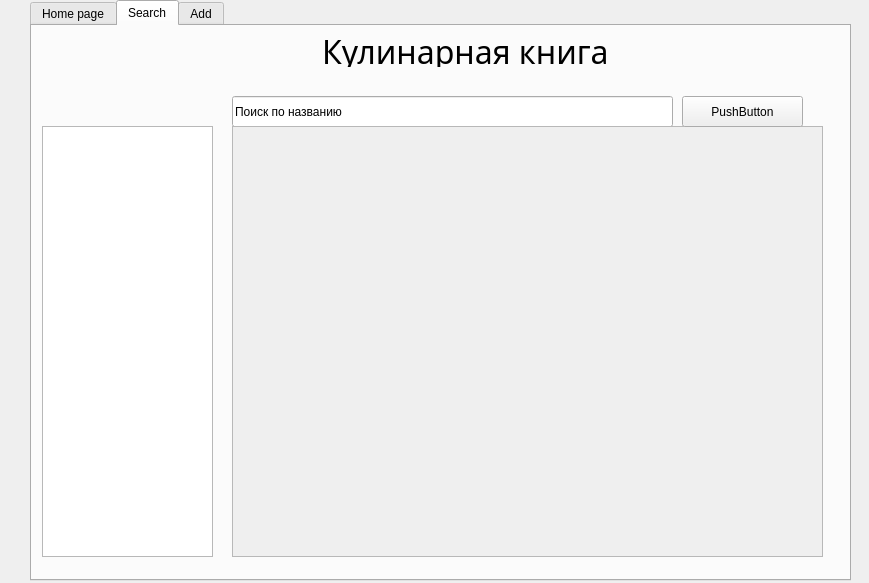
<?xml version="1.0" encoding="UTF-8"?>
<ui version="4.0">
 <class>MainWindow</class>
 <widget class="QMainWindow" name="MainWindow">
  <property name="geometry">
   <rect>
    <x>0</x>
    <y>0</y>
    <width>869</width>
    <height>583</height>
   </rect>
  </property>
  <property name="windowTitle">
   <string>MainWindow</string>
  </property>
  <widget class="QWidget" name="centralWidget">
   <widget class="QTabWidget" name="tabWidget">
    <property name="enabled">
     <bool>true</bool>
    </property>
    <property name="geometry">
     <rect>
      <x>30</x>
      <y>0</y>
      <width>821</width>
      <height>581</height>
     </rect>
    </property>
    <property name="sizePolicy">
     <sizepolicy hsizetype="Fixed" vsizetype="Maximum">
      <horstretch>0</horstretch>
      <verstretch>0</verstretch>
     </sizepolicy>
    </property>
    <property name="contextMenuPolicy">
     <enum>Qt::ActionsContextMenu</enum>
    </property>
    <property name="currentIndex">
     <number>1</number>
    </property>
    <widget class="QWidget" name="startWidget">
     <attribute name="title">
      <string>Home page</string>
     </attribute>
     <widget class="QLabel" name="label_5">
      <property name="geometry">
       <rect>
        <x>190</x>
        <y>10</y>
        <width>441</width>
        <height>71</height>
       </rect>
      </property>
      <property name="font">
       <font>
        <pointsize>36</pointsize>
       </font>
      </property>
      <property name="text">
       <string>Кулинарная книга</string>
      </property>
     </widget>
     <widget class="QLabel" name="label_6">
      <property name="geometry">
       <rect>
        <x>290</x>
        <y>80</y>
        <width>211</width>
        <height>41</height>
       </rect>
      </property>
      <property name="font">
       <font>
        <pointsize>16</pointsize>
       </font>
      </property>
      <property name="text">
       <string>Последние рецепты</string>
      </property>
     </widget>
     <widget class="QScrollArea" name="scrollArea">
      <property name="geometry">
       <rect>
        <x>50</x>
        <y>120</y>
        <width>731</width>
        <height>431</height>
       </rect>
      </property>
      <property name="sizePolicy">
       <sizepolicy hsizetype="Minimum" vsizetype="Minimum">
        <horstretch>0</horstretch>
        <verstretch>0</verstretch>
       </sizepolicy>
      </property>
      <property name="sizeIncrement">
       <size>
        <width>100</width>
        <height>105</height>
       </size>
      </property>
      <property name="focusPolicy">
       <enum>Qt::NoFocus</enum>
      </property>
      <property name="contextMenuPolicy">
       <enum>Qt::NoContextMenu</enum>
      </property>
      <property name="lineWidth">
       <number>20</number>
      </property>
      <property name="horizontalScrollBarPolicy">
       <enum>Qt::ScrollBarAlwaysOff</enum>
      </property>
      <property name="sizeAdjustPolicy">
       <enum>QAbstractScrollArea::AdjustToContentsOnFirstShow</enum>
      </property>
      <property name="widgetResizable">
       <bool>true</bool>
      </property>
      <property name="alignment">
       <set>Qt::AlignCenter</set>
      </property>
      <widget class="QWidget" name="scrollAreaWidgetContents">
       <property name="geometry">
        <rect>
         <x>0</x>
         <y>0</y>
         <width>729</width>
         <height>429</height>
        </rect>
       </property>
       <property name="sizePolicy">
        <sizepolicy hsizetype="Expanding" vsizetype="Expanding">
         <horstretch>0</horstretch>
         <verstretch>0</verstretch>
        </sizepolicy>
       </property>
       <property name="contextMenuPolicy">
        <enum>Qt::NoContextMenu</enum>
       </property>
       <property name="autoFillBackground">
        <bool>true</bool>
       </property>
       <widget class="QWidget" name="verticalLayoutWidget_2">
        <property name="geometry">
         <rect>
          <x>0</x>
          <y>0</y>
          <width>721</width>
          <height>691</height>
         </rect>
        </property>
        <layout class="QVBoxLayout" name="verticalLayout_last_rep">
         <property name="spacing">
          <number>15</number>
         </property>
         <property name="sizeConstraint">
          <enum>QLayout::SetFixedSize</enum>
         </property>
         <property name="leftMargin">
          <number>15</number>
         </property>
         <property name="topMargin">
          <number>10</number>
         </property>
         <property name="rightMargin">
          <number>10</number>
         </property>
         <property name="bottomMargin">
          <number>15</number>
         </property>
        </layout>
       </widget>
      </widget>
     </widget>
    </widget>
    <widget class="QWidget" name="searchWidget">
     <attribute name="title">
      <string>Search</string>
     </attribute>
     <widget class="QLabel" name="label">
      <property name="geometry">
       <rect>
        <x>290</x>
        <y>10</y>
        <width>291</width>
        <height>31</height>
       </rect>
      </property>
      <property name="font">
       <font>
        <family>Poor Richard</family>
        <pointsize>24</pointsize>
        <underline>false</underline>
       </font>
      </property>
      <property name="text">
       <string>Кулинарная книга</string>
      </property>
     </widget>
     <widget class="QLineEdit" name="lineEdit">
      <property name="geometry">
       <rect>
        <x>200</x>
        <y>70</y>
        <width>441</width>
        <height>31</height>
       </rect>
      </property>
      <property name="text">
       <string>Поиск по названию</string>
      </property>
     </widget>
     <widget class="QListView" name="listView_2">
      <property name="geometry">
       <rect>
        <x>10</x>
        <y>100</y>
        <width>171</width>
        <height>431</height>
       </rect>
      </property>
     </widget>
     <widget class="QScrollArea" name="scrollArea_2">
      <property name="geometry">
       <rect>
        <x>200</x>
        <y>100</y>
        <width>591</width>
        <height>431</height>
       </rect>
      </property>
      <property name="widgetResizable">
       <bool>true</bool>
      </property>
      <widget class="QWidget" name="scrollAreaWidgetContents_2">
       <property name="geometry">
        <rect>
         <x>0</x>
         <y>0</y>
         <width>589</width>
         <height>429</height>
        </rect>
       </property>
       <widget class="QWidget" name="verticalLayoutWidget">
        <property name="geometry">
         <rect>
          <x>0</x>
          <y>0</y>
          <width>591</width>
          <height>441</height>
         </rect>
        </property>
        <layout class="QVBoxLayout" name="verticalLayout"/>
       </widget>
      </widget>
     </widget>
     <widget class="QPushButton" name="pushButton">
      <property name="geometry">
       <rect>
        <x>650</x>
        <y>70</y>
        <width>121</width>
        <height>31</height>
       </rect>
      </property>
      <property name="text">
       <string>PushButton</string>
      </property>
     </widget>
    </widget>
    <widget class="QWidget" name="addWidget">
     <attribute name="title">
      <string>Add</string>
     </attribute>
     <widget class="QLineEdit" name="lineEdit_2">
      <property name="geometry">
       <rect>
        <x>190</x>
        <y>60</y>
        <width>391</width>
        <height>20</height>
       </rect>
      </property>
      <property name="text">
       <string>Добавьте название</string>
      </property>
     </widget>
     <widget class="QLabel" name="label_2">
      <property name="geometry">
       <rect>
        <x>220</x>
        <y>0</y>
        <width>311</width>
        <height>41</height>
       </rect>
      </property>
      <property name="font">
       <font>
        <pointsize>26</pointsize>
       </font>
      </property>
      <property name="text">
       <string>Кулинарная книга</string>
      </property>
     </widget>
     <widget class="QPushButton" name="saveButton">
      <property name="geometry">
       <rect>
        <x>640</x>
        <y>10</y>
        <width>75</width>
        <height>23</height>
       </rect>
      </property>
      <property name="text">
       <string>Save</string>
      </property>
     </widget>
     <widget class="QGraphicsView" name="graphicsView_7">
      <property name="geometry">
       <rect>
        <x>600</x>
        <y>100</y>
        <width>151</width>
        <height>161</height>
       </rect>
      </property>
     </widget>
     <widget class="QPushButton" name="addButton">
      <property name="geometry">
       <rect>
        <x>640</x>
        <y>270</y>
        <width>75</width>
        <height>23</height>
       </rect>
      </property>
      <property name="text">
       <string>Add photo</string>
      </property>
     </widget>
     <widget class="QLabel" name="label_3">
      <property name="geometry">
       <rect>
        <x>40</x>
        <y>70</y>
        <width>111</width>
        <height>20</height>
       </rect>
      </property>
      <property name="font">
       <font>
        <pointsize>12</pointsize>
       </font>
      </property>
      <property name="text">
       <string>Ингредиенты</string>
      </property>
     </widget>
     <widget class="QTextBrowser" name="textBrowser_2">
      <property name="geometry">
       <rect>
        <x>600</x>
        <y>310</y>
        <width>151</width>
        <height>141</height>
       </rect>
      </property>
      <property name="html">
       <string>&lt;!DOCTYPE HTML PUBLIC &quot;-//W3C//DTD HTML 4.0//EN&quot; &quot;http://www.w3.org/TR/REC-html40/strict.dtd&quot;&gt;
&lt;html&gt;&lt;head&gt;&lt;meta name=&quot;qrichtext&quot; content=&quot;1&quot; /&gt;&lt;style type=&quot;text/css&quot;&gt;
p, li { white-space: pre-wrap; }
&lt;/style&gt;&lt;/head&gt;&lt;body style=&quot; font-family:'MS Shell Dlg 2'; font-size:8.25pt; font-weight:400; font-style:normal;&quot;&gt;
&lt;p style=&quot; margin-top:0px; margin-bottom:0px; margin-left:0px; margin-right:0px; -qt-block-indent:0; text-indent:0px;&quot;&gt;Время приготовления&lt;/p&gt;&lt;/body&gt;&lt;/html&gt;</string>
      </property>
     </widget>
     <widget class="QComboBox" name="comboBox">
      <property name="geometry">
       <rect>
        <x>600</x>
        <y>60</y>
        <width>151</width>
        <height>22</height>
       </rect>
      </property>
      <item>
       <property name="text">
        <string>Категория</string>
       </property>
      </item>
     </widget>
     <widget class="QListView" name="listView">
      <property name="geometry">
       <rect>
        <x>10</x>
        <y>100</y>
        <width>171</width>
        <height>401</height>
       </rect>
      </property>
     </widget>
     <widget class="QTextEdit" name="textEdit">
      <property name="geometry">
       <rect>
        <x>193</x>
        <y>100</y>
        <width>391</width>
        <height>401</height>
       </rect>
      </property>
      <property name="html">
       <string>&lt;!DOCTYPE HTML PUBLIC &quot;-//W3C//DTD HTML 4.0//EN&quot; &quot;http://www.w3.org/TR/REC-html40/strict.dtd&quot;&gt;
&lt;html&gt;&lt;head&gt;&lt;meta name=&quot;qrichtext&quot; content=&quot;1&quot; /&gt;&lt;style type=&quot;text/css&quot;&gt;
p, li { white-space: pre-wrap; }
&lt;/style&gt;&lt;/head&gt;&lt;body style=&quot; font-family:'MS Shell Dlg 2'; font-size:8.25pt; font-weight:400; font-style:normal;&quot;&gt;
&lt;p style=&quot; margin-top:0px; margin-bottom:0px; margin-left:0px; margin-right:0px; -qt-block-indent:0; text-indent:0px;&quot;&gt;Добавьте рецепт&lt;/p&gt;&lt;/body&gt;&lt;/html&gt;</string>
      </property>
     </widget>
    </widget>
   </widget>
  </widget>
 </widget>
 <layoutdefault spacing="6" margin="11"/>
 <resources/>
 <connections/>
</ui>
